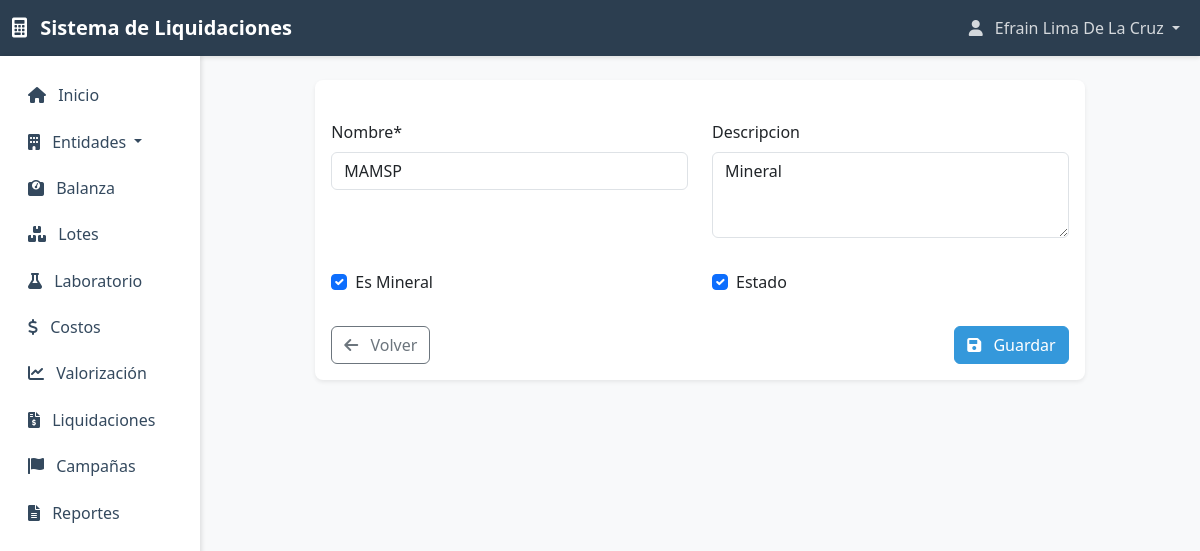
The page /entidades/tipos-producto/2/editar/ (signed in) on the database as committed earlier.
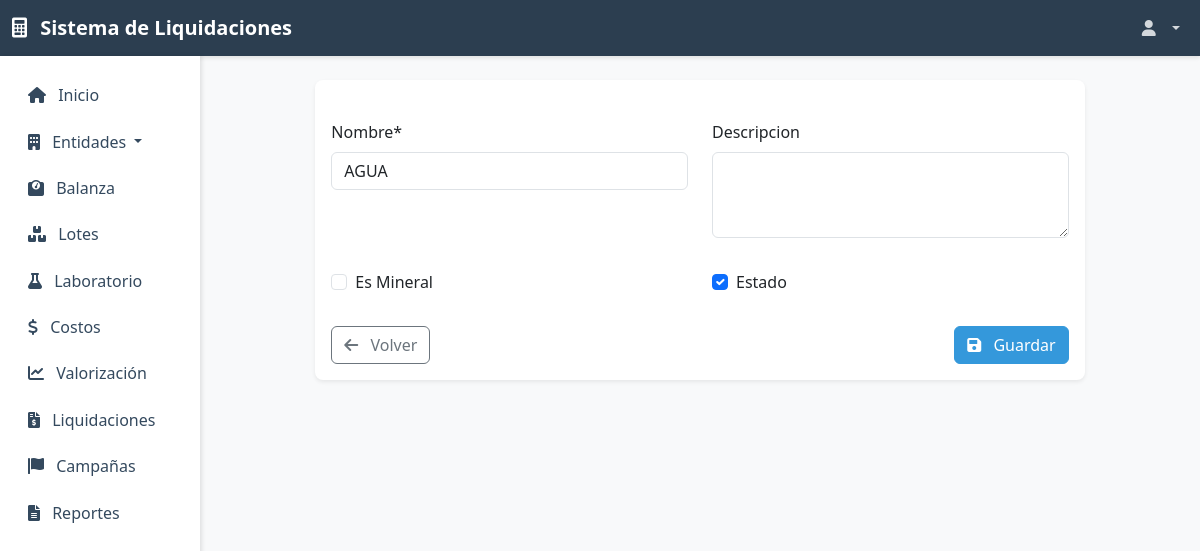
The same page on the database as committed later.
### usuarios/models.py (models this page shows, shortened)
class Usuario(AbstractUser):
    ROLES = (
        ('planta', 'Planta'),
        ('laboratorio', 'Laboratorio'),
        ('comercial', 'Comercial'),
        ('administrador', 'Administrador'),
    )
    rol = models.CharField(max_length=20, choices=ROLES, default='planta')
    telefono = models.CharField(max_length=15, blank=True, null=True)
    direccion = models.TextField(blank=True, null=True)
    groups = models.ManyToManyField(
        'auth.Group',
        related_name='usuario_set',
        blank=True,
        help_text='The groups this user belongs to. A user will get all permissions granted to each of their groups.',
        verbose_name='groups',
    )
    user_permissions = models.ManyToManyField(
        'auth.Permission',
        related_name='usuario_set',
        blank=True,
        help_text='Specific permissions for this user.',
        verbose_name='user permissions',
    )
    class Meta:
        verbose_name = 'Usuario'
        verbose_name_plural = 'Usuarios'

### entidades/models.py (models this page shows, shortened)
class TipoProducto(models.Model):
    nombre = models.CharField(max_length=100, unique=True)
    descripcion = models.TextField(blank=True, null=True)
    es_mineral = models.BooleanField(default=False, verbose_name="Es Mineral")
    estado = models.BooleanField(default=True)
    fecha_creacion = models.DateTimeField(auto_now_add=True)
    fecha_actualizacion = models.DateTimeField(auto_now=True)
    class Meta:
        verbose_name = 'Tipo de Producto'
        verbose_name_plural = 'Tipos de Producto'

### entidades/views.py (the view)
# urls.py: path('tipos-producto/<int:pk>/editar/', views.TipoProductoUpdateView.as_view(), name='tipo_producto_update'),
class TipoProductoUpdateView(PermissionRequiredMixin, UpdateView):
    permission_required = 'entidades.change_tipoproducto'
    model = TipoProducto
    form_class = TipoProductoForm
    template_name = 'entidades/tipo_producto_form.html'
    success_url = reverse_lazy('entidades:tipo_producto_list')

### entidades/forms.py
class TipoProductoForm(forms.ModelForm):
    class Meta:
        model = TipoProducto
        fields = ['nombre', 'descripcion', 'es_mineral', 'estado']
        widgets = {
            'nombre': forms.TextInput(attrs={'class': 'form-control'}),
            'descripcion': forms.Textarea(attrs={'class': 'form-control', 'rows': 3}),
            'es_mineral': forms.CheckboxInput(attrs={'class': 'form-check-input'}),
            'estado': forms.CheckboxInput(attrs={'class': 'form-check-input'}),
        }

### templates/entidades/tipo_producto_form.html (shortened to what this page needs)
{% extends 'base.html' %}
{% load crispy_forms_tags %}
{% block content %}
<div class="container-fluid py-4">
    <div class="row justify-content-center">
        <div class="col-md-10">
            <div class="card border-0 shadow-sm">
                <div class="card-body">
                    <form method="post" novalidate>
                        <div class="row">
                            <div class="col-md-6 mb-3">
                                {{ form.nombre|as_crispy_field }}
                            </div>
                            <div class="col-md-6 mb-3">
                                {{ form.descripcion|as_crispy_field }}
                            </div>
                        </div>
                        <div class="row">
                            <div class="col-md-6 mb-3">
                                {{ form.es_mineral|as_crispy_field }}
                            </div>
                            <div class="col-md-6 mb-3">
                                {{ form.estado|as_crispy_field }}
                            </div>
                        </div>
                        <div class="d-flex justify-content-between align-items-center">
                            <a href="{% url 'entidades:tipo_producto_list' %}" class="btn btn-outline-secondary">
                                <i class="fas fa-arrow-left me-2"></i>
                                Volver
                            </a>
                            <button type="submit" class="btn btn-primary">
                                <i class="fas fa-save me-2"></i>
                                Guardar
                            </button>
                        </div>
                    </form>
                </div>
            </div>
        </div>
    </div>
</div>
{% endblock %}

### templates/base.html (shortened to what the changed rows need)
<!DOCTYPE html>
<html lang="es">
<head>
    <link href="https://cdn.jsdelivr.net/npm/bootstrap@5.3.0/dist/css/bootstrap.min.css" rel="stylesheet">
    <link href="https://cdnjs.cloudflare.com/ajax/libs/font-awesome/6.0.0/css/all.min.css" rel="stylesheet">
</head>
<body>
    <nav class="navbar navbar-expand-lg navbar-dark">
        <div class="container-fluid">
            <div class="collapse navbar-collapse" id="navbarNav">
                <ul class="navbar-nav ms-auto mb-2 mb-lg-0">
                    {% if user.is_authenticated %}
                    <li class="nav-item dropdown d-none d-lg-block">
                        <a class="nav-link dropdown-toggle" href="#" id="userDropdownDesktop" role="button" data-bs-toggle="dropdown">
                            <i class="fas fa-user me-2"></i>
                            {{ user.get_full_name }}
                        </a>
                    </li>
                    {% else %}
                    <li class="nav-item">
                        <a class="nav-link" href="{% url 'login' %}">Iniciar Sesión</a>
                    </li>
                    {% endif %}
                </ul>
            </div>
        </div>
    </nav>
    <div class="container-fluid">
        <div class="row">
            <main class="{% if user.is_authenticated %}col-md-9 ms-sm-auto col-lg-10 px-md-4{% else %}col-12{% endif %}">
                {% block content %}{% endblock %}
            </main>
        </div>
    </div>
</body>
</html>

Rows that differ between the two databases and show on the page:
no longer on this page (row edited): Usuario: get_full_name "Efrain Lima De La Cruz"
changed TipoProducto: nombre "MAMSP" → "AGUA"; descripcion "Mineral" → (not shown); es_mineral "☑" → "☐"
